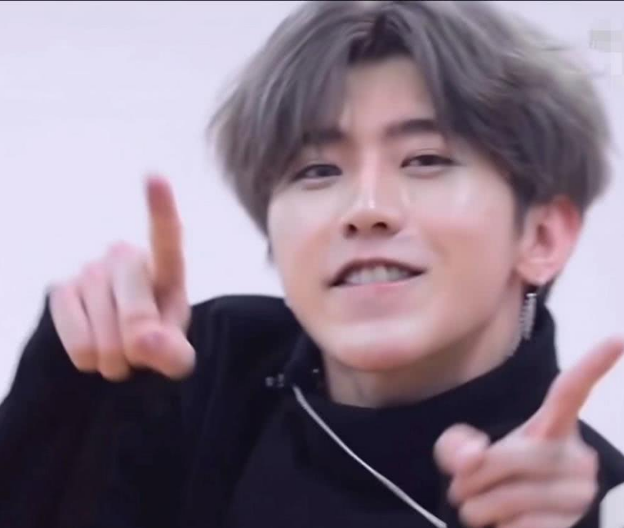
#> input picture code-projects/opencvProject/face.jpeg, 624 x 528 px, found by its file name
$ python '图像按位操作函数.py'
#> lines starting #> are read from the running program, lines starting #| are printed output that depends on the picture
import cv2
from cv2 import imread


img1 = imread("face.jpeg", 0)
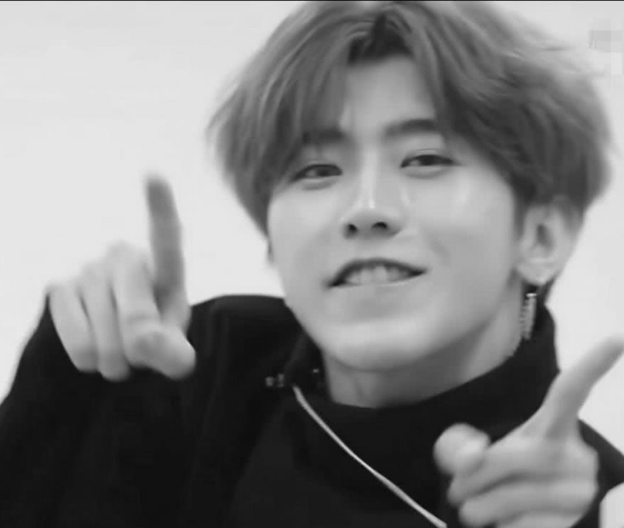
#> img1: shape (528, 624); min 6, max 235, mean 130.5
img3 = cv2.bitwise_not(img1)
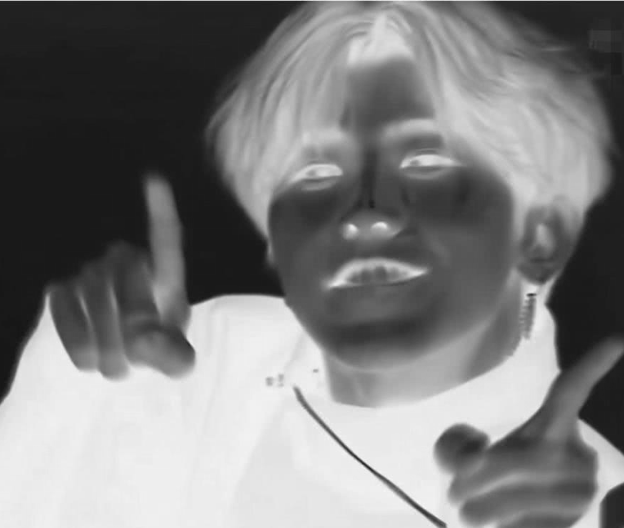
#> img3: shape (528, 624); min 20, max 249, mean 124.5

img2 = cv2.bitwise_and(img1, img3)
#> img2: shape (528, 624); every value is 0
cv2.imshow("img1", img1)
cv2.imshow("img2", img2)
cv2.waitKey(0)

$ run again, with code-projects/opencvProject/bricks.jpeg copied over code-projects/opencvProject/face.jpeg
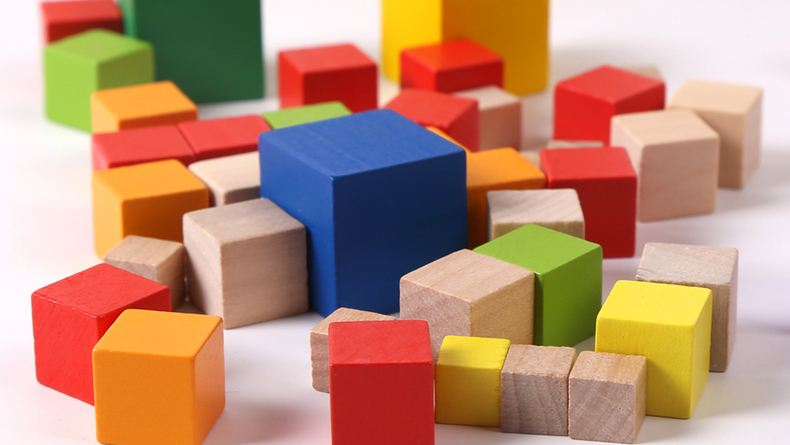
#> input picture code-projects/opencvProject/bricks.jpeg, 790 x 445 px, found by its file name
#> `img1 = imread("face.jpeg", 0)`:
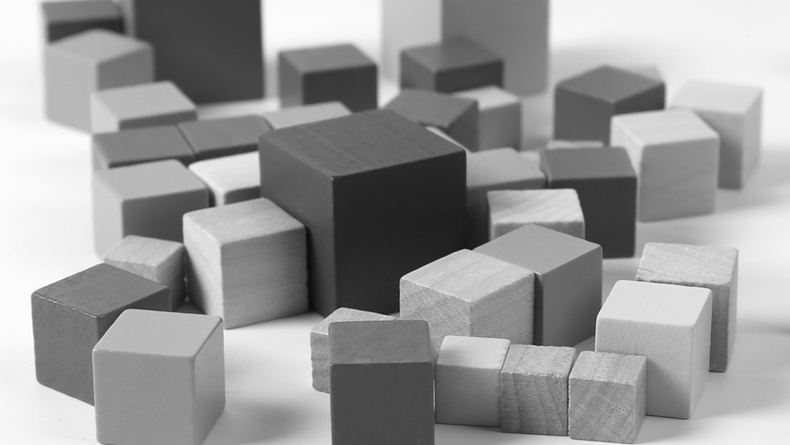
#> img1: shape (445, 790); min 11, max 255, mean 152.5
#> `img3 = cv2.bitwise_not(img1)`:
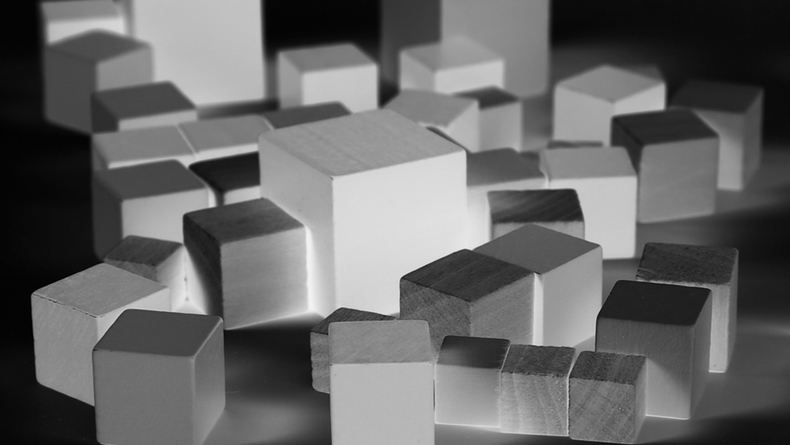
#> img3: shape (445, 790); min 0, max 244, mean 102.5
#> img2: shape (445, 790); every value is 0
